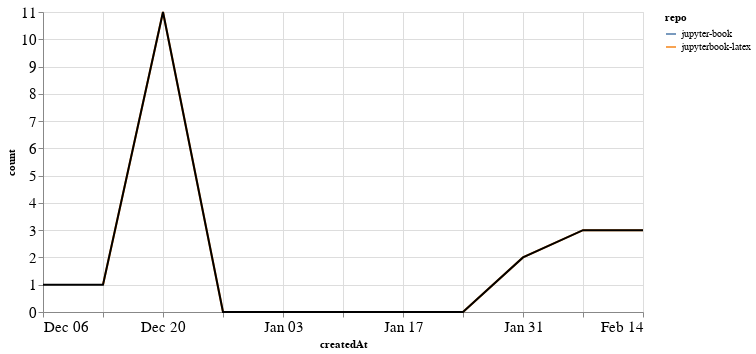

This figure's notebook cell:
### Markdown cell above
### PRs

### Code cell
prs_time = prs.groupby('repo').resample('W', on='createdAt').count()['author'].reset_index()
prs_time = prs_time.rename(columns={'author': 'count'})
prs_time_total = prs_time.groupby('createdAt').agg({"count": "sum"}).reset_index()

ch1 = alt.Chart(prs_time, width=600).mark_line().encode(
    x='createdAt',
    y='count',
    color='repo',
    tooltip="repo"
)

ch2 = alt.Chart(prs_time_total, width=600).mark_line(color="black").encode(
    x='createdAt',
    y='count',
)

ch1 + ch2

### Figure 1 — Vega-Lite specification as saved in the notebook (floating-point values rounded to 4 significant figures)
{"config": {"axisLeft": {"labelFontSize": 15}, "axisBottom": {"labelFontSize": 15}}, "layer": [{"data": {"name": "data-e0cdbeed5e2359085191296fa2b47126"}, "mark": "line", "encoding": {"color": {"type": "nominal", "field": "repo"}, "tooltip": {"type": "nominal", "field": "repo"}, "x": {"type": "temporal", "field": "createdAt"}, "y": {"type": "quantitative", "field": "count"}}, "width": 600}, {"data": {"name": "data-6ea5d7183fff102b8966bbaa9d254398"}, "mark": {"type": "line", "color": "black"}, "encoding": {"x": {"type": "temporal", "field": "createdAt"}, "y": {"type": "quantitative", "field": "count"}}, "width": 600}], "$schema": "https://vega.github.io/schema/vega-lite/v4.8.1.json", "datasets": {"data-e0cdbeed5e2359085191296fa2b47126": [{"repo": "jupyter-book", "createdAt": "2020-12-06T00:00:00", "count": 1}, {"repo": "jupyterbook-latex", "createdAt": "2020-12-13T00:00:00", "count": 1}, {"repo": "jupyterbook-latex", "createdAt": "2020-12-20T00:00:00", "count": 11}, {"repo": "jupyterbook-latex", "createdAt": "2020-12-27T00:00:00", "count": 0}, {"repo": "jupyterbook-latex", "createdAt": "2021-01-03T00:00:00", "count": 0}, {"repo": "jupyterbook-latex", "createdAt": "2021-01-10T00:00:00", "count": 0}, {"repo": "jupyterbook-latex", "createdAt": "2021-01-17T00:00:00", "count": 0}, {"repo": "jupyterbook-latex", "createdAt": "2021-01-24T00:00:00", "count": 0}, {"repo": "jupyterbook-latex", "createdAt": "2021-01-31T00:00:00", "count": 2}, {"repo": "jupyterbook-latex", "createdAt": "2021-02-07T00:00:00", "count": 3}, {"repo": "jupyterbook-latex", "createdAt": "2021-02-14T00:00:00", "count": 3}], "data-6ea5d7183fff102b8966bbaa9d254398": [{"createdAt": "2020-12-06T00:00:00", "count": 1}, {"createdAt": "2020-12-13T00:00:00", "count": 1}, {"createdAt": "2020-12-20T00:00:00", "count": 11}, {"createdAt": "2020-12-27T00:00:00", "count": 0}, {"createdAt": "2021-01-03T00:00:00", "count": 0}, {"createdAt": "2021-01-10T00:00:00", "count": 0}, {"createdAt": "2021-01-17T00:00:00", "count": 0}, {"createdAt": "2021-01-24T00:00:00", "count": 0}, {"createdAt": "2021-01-31T00:00:00", "count": 2}, {"createdAt": "2021-02-07T00:00:00", "count": 3}, {"createdAt": "2021-02-14T00:00:00", "count": 3}]}}
